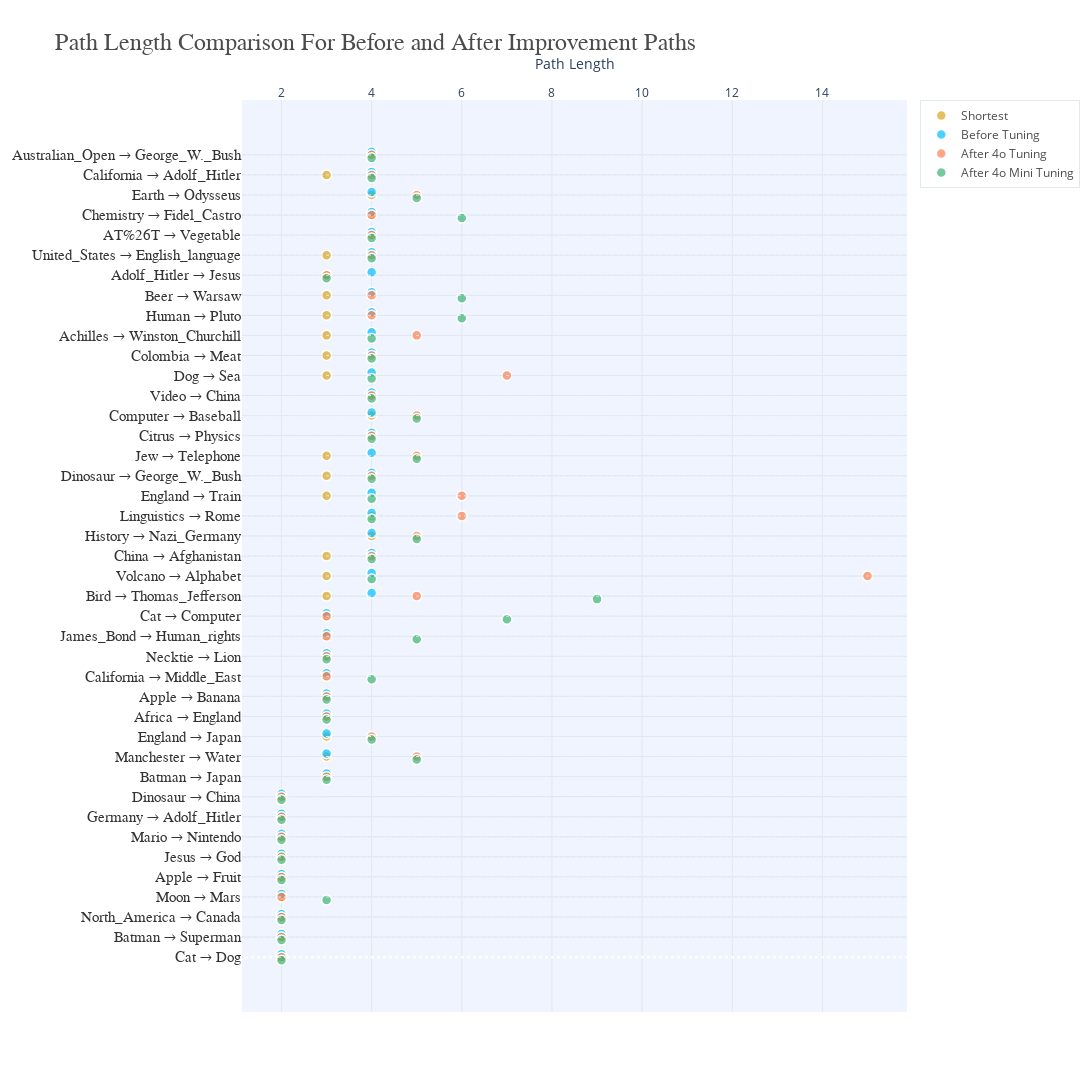

Source (notebook cell):
### Code cell
before_tuning_paths = load_ai_paths('paths_before_tuning', ori_dest)
after_4o_tuning_paths = load_ai_paths('paths_after_tuning', ori_dest)
after_4o_mini_tuning_paths = load_ai_paths('paths_after_tuning_4o_mini', ori_dest)

plot_updated_task_path_length_comparison(before_tuning_paths, after_4o_tuning_paths, after_4o_mini_tuning_paths, ori_dest, shortest_paths, sample_fraction=0.3, fixed_height_per_pair=50, fixed_width=1400, x_jitter_offset=0.025, seed=58, y_offset=0.15)
